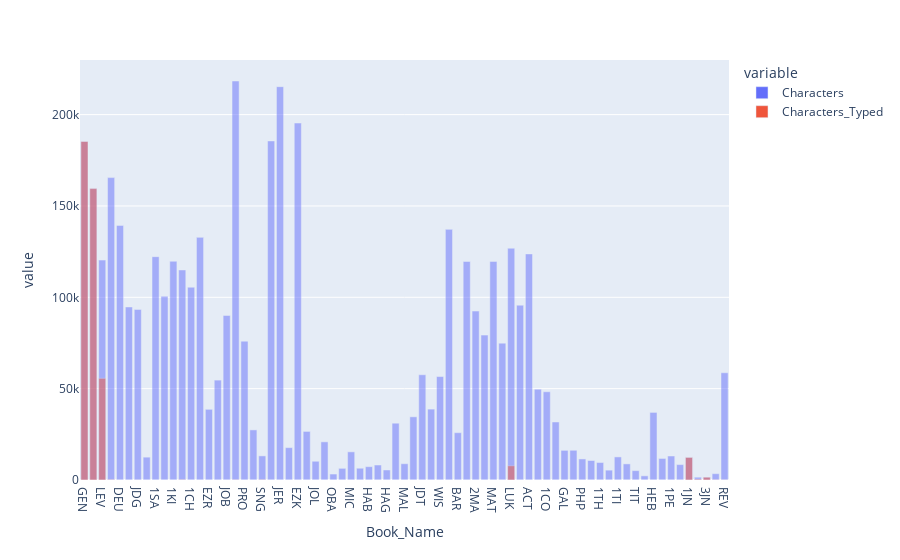

The code cell stored with this chart in its notebook:
### Markdown cell above
### Creating a chart that compares the number of characters in each book with the number that have been typed:

This provides a clearer view of the player's progress in typing the Bible, as each bar's height is based on the number of characters. (In contrast, bars for fully typed small books will be just as high in fig_proportion_of_each_book_typed as those for fully typed large books.)

### Code cell
fig_characters_typed_in_each_book = px.bar(df_characters_typed_by_book, 
x = 'Book_Name', y = ['Characters', 'Characters_Typed'], barmode = 'overlay')
fig_characters_typed_in_each_book.write_html(
    'Analyses/characters_typed_by_book.html')
fig_characters_typed_in_each_book.write_image(
    'Analyses/characters_typed_by_book.png', 
    width = 1920, height = 1080, engine = 'kaleido', scale = 2)
fig_characters_typed_in_each_book

### Figure 1 — Plotly figure (JSON) as saved in the notebook; plotly's stock layout.template omitted (floating-point values rounded to 4 significant figures)
{"data": [{"alignmentgroup": "True", "hovertemplate": "variable=Characters<br>Book_Name=%{x}<br>value=%{y}<extra></extra>", "legendgroup": "Characters", "marker": {"color": "#636efa", "opacity": 0.5, "pattern": {"shape": ""}}, "name": "Characters", "offsetgroup": "Characters", "orientation": "v", "showlegend": true, "textposition": "auto", "type": "bar", "x": ["GEN", "EXO", "LEV", "NUM", "DEU", "JOS", "JDG", "RUT", "1SA", "2SA", "1KI", "2KI", "1CH", "2CH", "EZR", "NEH", "JOB", "PSA", "PRO", "ECC", "SNG", "ISA", "JER", "LAM", "EZK", "HOS", "JOL", "AMO", "OBA", "JON", "MIC", "NAM", "HAB", "ZEP", "HAG", "ZEC", "MAL", "TOB", "JDT", "ESG", "WIS", "SIR", "BAR", "1MA", "2MA", "DAG", "MAT", "MRK", "LUK", "JHN", "ACT", "ROM", "1CO", "2CO", "GAL", "EPH", "PHP", "COL", "1TH", "2TH", "1TI", "2TI", "TIT", "PHM", "HEB", "JAS", "1PE", "2PE", "1JN", "2JN", "3JN", "JUD", "REV"], "xaxis": "x", "y": [185293, 159492, 120367, 165525, 139344, 94721, 93365, 12505, 122241, 100552, 119726, 114964, 105529, 132807, 38692, 54680, 90053, 218388, 75981, 27419, 13203, 185587, 215297, 17722, 195384, 26589, 10261, 20876, 3265, 6386, 15400, 6446, 7307, 8197, 5489, 31085, 8912, 34593, 57613, 38794, 56619, 137185, 25899, 119609, 92464, 79306, 119621, 74901, 126856, 95683, 123742, 49703, 48301, 31750, 16240, 16273, 11523, 10665, 9559, 5396, 12632, 8815, 5134, 2267, 36994, 11803, 13132, 8442, 12363, 1536, 1525, 3461, 58702], "yaxis": "y"}, {"alignmentgroup": "True", "hovertemplate": "variable=Characters_Typed<br>Book_Name=%{x}<br>value=%{y}<extra></extra>", "legendgroup": "Characters_Typed", "marker": {"color": "#EF553B", "opacity": 0.5, "pattern": {"shape": ""}}, "name": "Characters_Typed", "offsetgroup": "Characters_Typed", "orientation": "v", "showlegend": true, "textposition": "auto", "type": "bar", "x": ["GEN", "EXO", "LEV", "NUM", "DEU", "JOS", "JDG", "RUT", "1SA", "2SA", "1KI", "2KI", "1CH", "2CH", "EZR", "NEH", "JOB", "PSA", "PRO", "ECC", "SNG", "ISA", "JER", "LAM", "EZK", "HOS", "JOL", "AMO", "OBA", "JON", "MIC", "NAM", "HAB", "ZEP", "HAG", "ZEC", "MAL", "TOB", "JDT", "ESG", "WIS", "SIR", "BAR", "1MA", "2MA", "DAG", "MAT", "MRK", "LUK", "JHN", "ACT", "ROM", "1CO", "2CO", "GAL", "EPH", "PHP", "COL", "1TH", "2TH", "1TI", "2TI", "TIT", "PHM", "HEB", "JAS", "1PE", "2PE", "1JN", "2JN", "3JN", "JUD", "REV"], "xaxis": "x", "y": [185293, 159492, 55655, 202, 0, 0, 38, 0, 0, 0, 0, 191, 0, 0, 0, 0, 0, 132, 0, 0, 191, 0, 0, 0, 0, 0, 0, 0, 0, 0, 0, 0, 0, 0, 0, 0, 0, 0, 0, 0, 0, 0, 0, 0, 0, 0, 0, 0, 7776, 0, 0, 0, 0, 0, 0, 0, 0, 0, 0, 0, 0, 0, 0, 0, 0, 0, 0, 0, 12363, 453, 1525, 136, 64], "yaxis": "y"}], "layout": {"barmode": "overlay", "legend": {"title": {"text": "variable"}, "tracegroupgap": 0}, "margin": {"t": 60}, "xaxis": {"anchor": "y", "domain": [0, 1], "title": {"text": "Book_Name"}}, "yaxis": {"anchor": "x", "domain": [0, 1], "title": {"text": "value"}}}}
